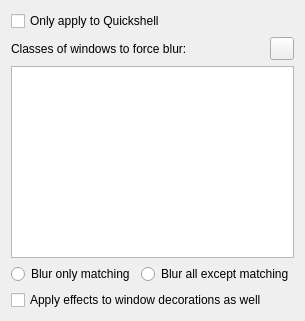
         <widget class="QWidget" name="scrollContentForceblur">
          <layout class="QVBoxLayout">
           <item>
            <widget class="QCheckBox" name="kcfg_OnlyQuickshell">
             <property name="text">
              <string>Only apply to Quickshell</string>
             </property>
             <property name="toolTip">
              <string>Recommended for Quickshell: preserves its own rounded surfaces and prevents Glass from changing other applications.</string>
             </property>
            </widget>
           </item>
           <item>
            <layout class="QVBoxLayout">
             <item>
              <layout class="QHBoxLayout">
               <item>
                <widget class="QLabel" name="windowClassesBriefDescription">
                 <property name="sizePolicy">
                  <sizepolicy hsizetype="Expanding" vsizetype="Fixed">
                   <horstretch>0</horstretch>
                   <verstretch>0</verstretch>
                  </sizepolicy>
                 </property>
                 <property name="text">
                  <string>Classes of windows to force blur:</string>
                 </property>
                 <property name="wordWrap">
                  <bool>true</bool>
                 </property>
                </widget>
               </item>
               <item>
                <widget class="KContextualHelpButton" name="windowClassesContextualHelp"/>
               </item>
              </layout>
             </item>
            </layout>
           </item>
           <item>
            <widget class="QPlainTextEdit" name="kcfg_WindowClasses"/>
           </item>
           <item>
            <layout class="QHBoxLayout" name="layoutMatchingMode">
             <item>
              <widget class="QRadioButton" name="kcfg_BlurMatching">
               <property name="text">
                <string>Blur only matching</string>
               </property>
              </widget>
             </item>
             <item>
              <widget class="QRadioButton" name="kcfg_BlurNonMatching">
               <property name="text">
                <string>Blur all except matching</string>
               </property>
              </widget>
             </item>
            </layout>
           </item>
           <item>
            <widget class="QCheckBox" name="kcfg_BlurDecorations">
             <property name="text">
              <string>Apply effects to window decorations as well</string>
             </property>
            </widget>
           </item>
          </layout>
         </widget>
